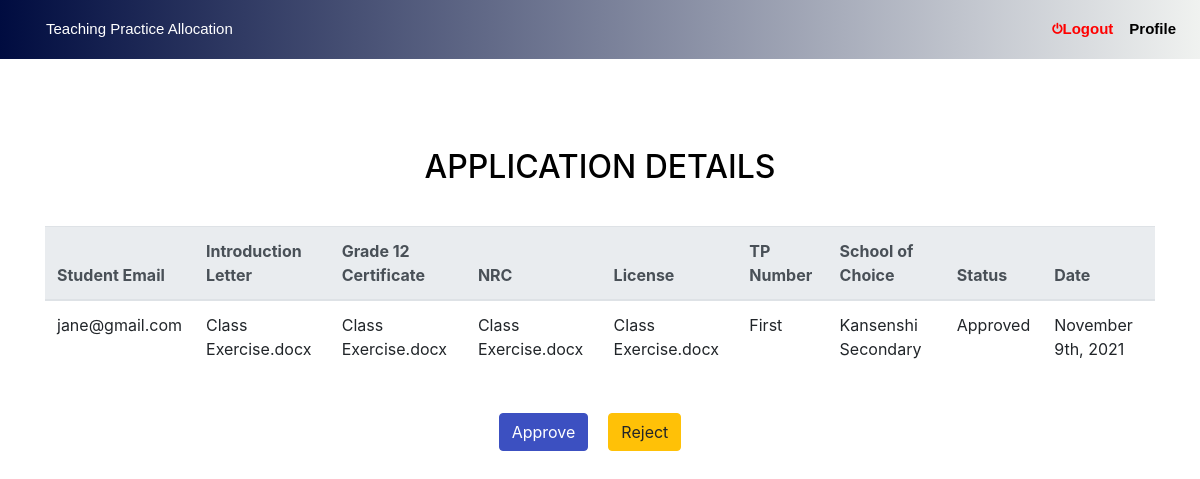
The app's page /admin/applicationDetail.php?id=5 with its own data.
### tables this page shows
CREATE TABLE IF NOT EXISTS `applications` (
  `id` int(10) NOT NULL AUTO_INCREMENT,
  `letter` varchar(30) NOT NULL,
  `g12` varchar(30) NOT NULL,
  `nrc` varchar(30) NOT NULL,
  `license` varchar(30) NOT NULL,
  `school` varchar(30) NOT NULL,
  `s_email` varchar(30) NOT NULL,
  `tp_number` varchar(10) NOT NULL,
  `date` datetime NOT NULL DEFAULT CURRENT_TIMESTAMP,
  `status` varchar(10) NOT NULL,
  PRIMARY KEY (`id`)
);

### admin/applicationDetail.php (the view, shortened to what this page needs)
<!DOCTYPE html>
<?php include('../includes/head.php'); ?>
<?php include('../includes/connect.php'); ?>
<h1>Application Details</h1>
<?php
    $id = $_GET['id'];
?>
<div class="container" style="margin-bottom: 10px; color: black; margin-top: 100px;">
    <h2 class="text-center " style="margin-bottom: 40px; color: black; margin-top: 70px;">APPLICATION DETAILS</h2>
        <table class="table table-hover table-stripped">
            <thead class="thead-light">
                <tr>
                    <th scope="col">Student Email</th>
                    <th scope="col">Introduction Letter</th>
                    <th scope="col">Grade 12 Certificate</th>
                    <th scope="col">NRC</th>
                    <th scope="col">License</th>
                    <th scope="col">TP Number</th>
                    <th scope="col">School of Choice</th>
                    <th scope="col">Status</th>
                    <th scope="col">Date</th>
                </tr>
            </thead>
            <tbody>
                <?php
                    $query = "select * from applications where id ='$id';";
                    $result = mysqli_query($con,$query);
                    while ($row = mysqli_fetch_array($result)){ ?>
                        <tr>
                            <td><?php echo $row['s_email'];?></td>
                            <td><?php echo $row['letter'];?></td>
                            <td><?php echo $row['g12'];?></td>
                            <td><?php echo $row['nrc'];?></td>
                            <td><?php echo $row['license'];?></td>
                            <td><?php echo $row['tp_number'];?></td>
                            <td><?php echo $row['school'];?></td>
                            <td><?php echo $row['status'];?></td>
                            <td>
                                <?php
                                    $date = date_create($row['date']);
                                    echo date_format($date, 'F jS, Y');
                                ?>
                            </td>
                        </tr>
                    <?php } ?>
                </tbody>
            </table>
            <br>
            <form action="" method="post" class="d-flex justify-content-center">
                <button type="submit" name="approve" class="btn btn-primary" style="margin-right: 20px;">Approve</button>
                <button type="submit" name="reject" class="btn btn-warning" style="margin-right: 20px;">Reject</button>
            </form>
        </div>

### assets/css/style.css (style rules this page uses)
h1, h2, h3, h4, h5, h6 { font-family: "Raleway", sans-serif; }

### includes/head.php (style rules this page uses)
.btn-primary { background-color: #3c50c1; border-color: #3c50c1; }

### records on screen
applications: s_email "jane@gmail.com", letter "Class Exercise.docx", g12 "Class Exercise.docx", nrc "Class Exercise.docx", license "Class Exercise.docx", tp_number "First", school "Kansenshi Secondary", status "Approved", date "November 9th, 2021"
